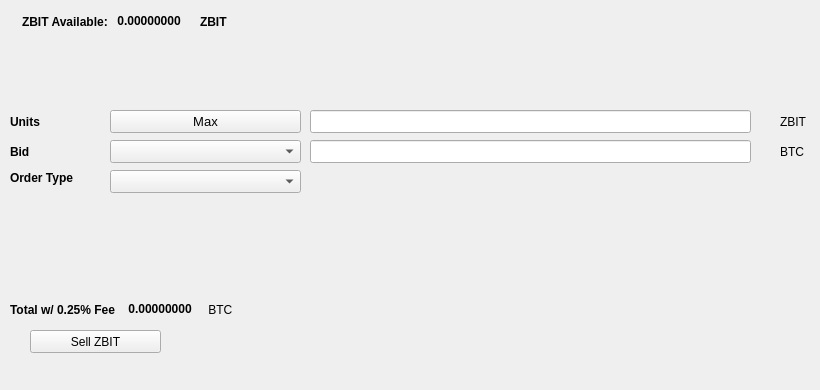
   <widget class="QWidget" name="SellTab">
    <attribute name="title">
     <string>Sell</string>
    </attribute>
    <widget class="QLabel" name="label_16">
     <property name="geometry">
      <rect>
       <x>780</x>
       <y>140</y>
       <width>31</width>
       <height>23</height>
      </rect>
     </property>
     <property name="text">
      <string>BTC</string>
     </property>
    </widget>
    <widget class="QComboBox" name="SellBidcomboBox">
     <property name="geometry">
      <rect>
       <x>110</x>
       <y>140</y>
       <width>191</width>
       <height>23</height>
      </rect>
     </property>
     <property name="font">
      <font>
       <pointsize>10</pointsize>
      </font>
     </property>
    </widget>
    <widget class="QLabel" name="label_18">
     <property name="geometry">
      <rect>
       <x>10</x>
       <y>110</y>
       <width>46</width>
       <height>23</height>
      </rect>
     </property>
     <property name="font">
      <font>
       <weight>75</weight>
       <bold>true</bold>
      </font>
     </property>
     <property name="text">
      <string>Units</string>
     </property>
    </widget>
    <widget class="QPushButton" name="Sell_Max_Amount">
     <property name="geometry">
      <rect>
       <x>110</x>
       <y>110</y>
       <width>191</width>
       <height>23</height>
      </rect>
     </property>
     <property name="font">
      <font>
       <pointsize>10</pointsize>
      </font>
     </property>
     <property name="text">
      <string>Max</string>
     </property>
    </widget>
    <widget class="QLabel" name="label_20">
     <property name="geometry">
      <rect>
       <x>10</x>
       <y>170</y>
       <width>91</width>
       <height>16</height>
      </rect>
     </property>
     <property name="font">
      <font>
       <weight>75</weight>
       <bold>true</bold>
      </font>
     </property>
     <property name="text">
      <string>Order Type</string>
     </property>
    </widget>
    <widget class="QComboBox" name="SellOrdertypeCombo">
     <property name="geometry">
      <rect>
       <x>110</x>
       <y>170</y>
       <width>191</width>
       <height>23</height>
      </rect>
     </property>
     <property name="font">
      <font>
       <pointsize>10</pointsize>
      </font>
     </property>
    </widget>
    <widget class="QLabel" name="label_21">
     <property name="geometry">
      <rect>
       <x>10</x>
       <y>140</y>
       <width>46</width>
       <height>23</height>
      </rect>
     </property>
     <property name="font">
      <font>
       <weight>75</weight>
       <bold>true</bold>
      </font>
     </property>
     <property name="text">
      <string>Bid</string>
     </property>
    </widget>
    <widget class="QLabel" name="label_22">
     <property name="geometry">
      <rect>
       <x>780</x>
       <y>110</y>
       <width>31</width>
       <height>23</height>
      </rect>
     </property>
     <property name="text">
      <string>ZBIT</string>
     </property>
    </widget>
    <widget class="QLineEdit" name="UnitsInputZBIT">
     <property name="geometry">
      <rect>
       <x>310</x>
       <y>110</y>
       <width>441</width>
       <height>23</height>
      </rect>
     </property>
     <property name="font">
      <font>
       <pointsize>9</pointsize>
       <weight>75</weight>
       <bold>true</bold>
      </font>
     </property>
    </widget>
    <widget class="QLineEdit" name="SellBidPriceEdit">
     <property name="geometry">
      <rect>
       <x>310</x>
       <y>140</y>
       <width>441</width>
       <height>23</height>
      </rect>
     </property>
     <property name="font">
      <font>
       <pointsize>9</pointsize>
       <weight>75</weight>
       <bold>true</bold>
      </font>
     </property>
    </widget>
    <widget class="QPushButton" name="SellZBITBTN">
     <property name="geometry">
      <rect>
       <x>30</x>
       <y>330</y>
       <width>131</width>
       <height>23</height>
      </rect>
     </property>
     <property name="text">
      <string>Sell ZBIT</string>
     </property>
     <property name="icon">
      <iconset resource="../zubit">
       <normaloff>:/icons/bitcoin</normaloff>:/icons/bitcoin</iconset>
     </property>
    </widget>
    <widget class="QWidget" name="layoutWidget3">
     <property name="geometry">
      <rect>
       <x>22</x>
       <y>12</y>
       <width>258</width>
       <height>19</height>
      </rect>
     </property>
     <layout class="QHBoxLayout" name="horizontalLayout">
      <item>
       <widget class="QLabel" name="label232_2">
        <property name="font">
         <font>
          <weight>75</weight>
          <bold>true</bold>
         </font>
        </property>
        <property name="text">
         <string>ZBIT Available:</string>
        </property>
       </widget>
      </item>
      <item>
       <widget class="QLabel" name="ZBITAvailableLabel">
        <property name="palette">
         <palette>
          <active>
           <colorrole role="WindowText">
            <brush brushstyle="SolidPattern">
             <color alpha="255">
              <red>0</red>
              <green>0</green>
              <blue>0</blue>
             </color>
            </brush>
           </colorrole>
           <colorrole role="Button">
            <brush brushstyle="SolidPattern">
             <color alpha="255">
              <red>0</red>
              <green>170</green>
              <blue>0</blue>
             </color>
            </brush>
           </colorrole>
           <colorrole role="Light">
            <brush brushstyle="SolidPattern">
             <color alpha="255">
              <red>0</red>
              <green>255</green>
              <blue>0</blue>
             </color>
            </brush>
           </colorrole>
           <colorrole role="Midlight">
            <brush brushstyle="SolidPattern">
             <color alpha="255">
              <red>0</red>
              <green>212</green>
              <blue>0</blue>
             </color>
            </brush>
           </colorrole>
           <colorrole role="Dark">
            <brush brushstyle="SolidPattern">
             <color alpha="255">
              <red>0</red>
              <green>85</green>
              <blue>0</blue>
             </color>
            </brush>
           </colorrole>
           <colorrole role="Mid">
            <brush brushstyle="SolidPattern">
             <color alpha="255">
              <red>0</red>
              <green>113</green>
              <blue>0</blue>
             </color>
            </brush>
           </colorrole>
           <colorrole role="Text">
            <brush brushstyle="SolidPattern">
             <color alpha="255">
              <red>0</red>
              <green>170</green>
              <blue>0</blue>
             </color>
            </brush>
           </colorrole>
           <colorrole role="BrightText">
            <brush brushstyle="SolidPattern">
             <color alpha="255">
              <red>255</red>
              <green>255</green>
              <blue>255</blue>
             </color>
            </brush>
           </colorrole>
           <colorrole role="ButtonText">
            <brush brushstyle="SolidPattern">
             <color alpha="255">
              <red>0</red>
              <green>0</green>
              <blue>0</blue>
             </color>
            </brush>
           </colorrole>
           <colorrole role="Base">
            <brush brushstyle="SolidPattern">
             <color alpha="255">
              <red>255</red>
              <green>255</green>
              <blue>255</blue>
             </color>
            </brush>
           </colorrole>
           <colorrole role="Window">
            <brush brushstyle="SolidPattern">
             <color alpha="255">
              <red>0</red>
              <green>170</green>
              <blue>0</blue>
             </color>
            </brush>
           </colorrole>
           <colorrole role="Shadow">
            <brush brushstyle="SolidPattern">
             <color alpha="255">
              <red>0</red>
              <green>0</green>
              <blue>0</blue>
             </color>
            </brush>
           </colorrole>
           <colorrole role="AlternateBase">
            <brush brushstyle="SolidPattern">
             <color alpha="255">
              <red>127</red>
              <green>212</green>
              <blue>127</blue>
             </color>
            </brush>
           </colorrole>
           <colorrole role="ToolTipBase">
            <brush brushstyle="SolidPattern">
             <color alpha="255">
              <red>255</red>
              <green>255</green>
              <blue>220</blue>
             </color>
            </brush>
           </colorrole>
           <colorrole role="ToolTipText">
            <brush brushstyle="SolidPattern">
             <color alpha="255">
              <red>0</red>
              <green>0</green>
              <blue>0</blue>
             </color>
            </brush>
           </colorrole>
          </active>
          <inactive>
           <colorrole role="WindowText">
            <brush brushstyle="SolidPattern">
             <color alpha="255">
              <red>0</red>
              <green>0</green>
              <blue>0</blue>
             </color>
            </brush>
           </colorrole>
           <colorrole role="Button">
            <brush brushstyle="SolidPattern">
             <color alpha="255">
              <red>0</red>
              <green>170</green>
              <blue>0</blue>
             </color>
            </brush>
           </colorrole>
           <colorrole role="Light">
            <brush brushstyle="SolidPattern">
             <color alpha="255">
              <red>0</red>
              <green>255</green>
              <blue>0</blue>
             </color>
            </brush>
           </colorrole>
           <colorrole role="Midlight">
            <brush brushstyle="SolidPattern">
             <color alpha="255">
              <red>0</red>
              <green>212</green>
              <blue>0</blue>
             </color>
            </brush>
           </colorrole>
           <colorrole role="Dark">
            <brush brushstyle="SolidPattern">
             <color alpha="255">
              <red>0</red>
              <green>85</green>
              <blue>0</blue>
             </color>
            </brush>
           </colorrole>
           <colorrole role="Mid">
            <brush brushstyle="SolidPattern">
             <color alpha="255">
              <red>0</red>
              <green>113</green>
              <blue>0</blue>
             </color>
            </brush>
           </colorrole>
           <colorrole role="Text">
            <brush brushstyle="SolidPattern">
             <color alpha="255">
              <red>0</red>
              <green>170</green>
              <blue>0</blue>
             </color>
            </brush>
           </colorrole>
           <colorrole role="BrightText">
            <brush brushstyle="SolidPattern">
             <color alpha="255">
              <red>255</red>
              <green>255</green>
              <blue>255</blue>
             </color>
            </brush>
           </colorrole>
           <colorrole role="ButtonText">
            <brush brushstyle="SolidPattern">
             <color alpha="255">
              <red>0</red>
              <green>0</green>
              <blue>0</blue>
             </color>
            </brush>
           </colorrole>
           <colorrole role="Base">
            <brush brushstyle="SolidPattern">
             <color alpha="255">
              <red>255</red>
              <green>255</green>
              <blue>255</blue>
             </color>
            </brush>
           </colorrole>
           <colorrole role="Window">
            <brush brushstyle="SolidPattern">
             <color alpha="255">
              <red>0</red>
              <green>170</green>
              <blue>0</blue>
             </color>
            </brush>
           </colorrole>
           <colorrole role="Shadow">
            <brush brushstyle="SolidPattern">
             <color alpha="255">
              <red>0</red>
              <green>0</green>
              <blue>0</blue>
             </color>
            </brush>
           </colorrole>
           <colorrole role="AlternateBase">
            <brush brushstyle="SolidPattern">
             <color alpha="255">
              <red>127</red>
              <green>212</green>
              <blue>127</blue>
             </color>
            </brush>
           </colorrole>
           <colorrole role="ToolTipBase">
            <brush brushstyle="SolidPattern">
             <color alpha="255">
              <red>255</red>
              <green>255</green>
              <blue>220</blue>
             </color>
            </brush>
           </colorrole>
           <colorrole role="ToolTipText">
            <brush brushstyle="SolidPattern">
             <color alpha="255">
              <red>0</red>
              <green>0</green>
              <blue>0</blue>
             </color>
            </brush>
           </colorrole>
          </inactive>
          <disabled>
           <colorrole role="WindowText">
            <brush brushstyle="SolidPattern">
             <color alpha="255">
              <red>0</red>
              <green>85</green>
              <blue>0</blue>
             </color>
            </brush>
           </colorrole>
           <colorrole role="Button">
            <brush brushstyle="SolidPattern">
             <color alpha="255">
              <red>0</red>
              <green>170</green>
              <blue>0</blue>
             </color>
            </brush>
           </colorrole>
           <colorrole role="Light">
            <brush brushstyle="SolidPattern">
             <color alpha="255">
              <red>0</red>
              <green>255</green>
              <blue>0</blue>
             </color>
            </brush>
           </colorrole>
           <colorrole role="Midlight">
            <brush brushstyle="SolidPattern">
             <color alpha="255">
              <red>0</red>
              <green>212</green>
              <blue>0</blue>
             </color>
            </brush>
           </colorrole>
           <colorrole role="Dark">
            <brush brushstyle="SolidPattern">
             <color alpha="255">
              <red>0</red>
              <green>85</green>
              <blue>0</blue>
             </color>
            </brush>
           </colorrole>
           <colorrole role="Mid">
            <brush brushstyle="SolidPattern">
             <color alpha="255">
              <red>0</red>
              <green>113</green>
              <blue>0</blue>
             </color>
            </brush>
           </colorrole>
           <colorrole role="Text">
            <brush brushstyle="SolidPattern">
             <color alpha="255">
              <red>0</red>
              <green>85</green>
              <blue>0</blue>
             </color>
            </brush>
           </colorrole>
           <colorrole role="BrightText">
            <brush brushstyle="SolidPattern">
             <color alpha="255">
              <red>255</red>
              <green>255</green>
              <blue>255</blue>
             </color>
            </brush>
           </colorrole>
           <colorrole role="ButtonText">
            <brush brushstyle="SolidPattern">
             <color alpha="255">
              <red>0</red>
              <green>85</green>
              <blue>0</blue>
             </color>
            </brush>
           </colorrole>
           <colorrole role="Base">
            <brush brushstyle="SolidPattern">
             <color alpha="255">
              <red>0</red>
              <green>170</green>
              <blue>0</blue>
             </color>
            </brush>
           </colorrole>
           <colorrole role="Window">
            <brush brushstyle="SolidPattern">
             <color alpha="255">
              <red>0</red>
              <green>170</green>
              <blue>0</blue>
             </color>
            </brush>
           </colorrole>
           <colorrole role="Shadow">
            <brush brushstyle="SolidPattern">
             <color alpha="255">
              <red>0</red>
              <green>0</green>
              <blue>0</blue>
             </color>
            </brush>
           </colorrole>
           <colorrole role="AlternateBase">
            <brush brushstyle="SolidPattern">
             <color alpha="255">
              <red>0</red>
              <green>170</green>
              <blue>0</blue>
             </color>
            </brush>
           </colorrole>
           <colorrole role="ToolTipBase">
            <brush brushstyle="SolidPattern">
             <color alpha="255">
              <red>255</red>
              <green>255</green>
              <blue>220</blue>
             </color>
            </brush>
           </colorrole>
           <colorrole role="ToolTipText">
            <brush brushstyle="SolidPattern">
             <color alpha="255">
              <red>0</red>
              <green>0</green>
              <blue>0</blue>
             </color>
            </brush>
           </colorrole>
          </disabled>
         </palette>
        </property>
        <property name="font">
         <font>
          <weight>75</weight>
          <bold>true</bold>
         </font>
        </property>
        <property name="text">
         <string> 0.00000000 </string>
        </property>
        <property name="textInteractionFlags">
         <set>Qt::LinksAccessibleByMouse|Qt::TextSelectableByKeyboard|Qt::TextSelectableByMouse</set>
        </property>
       </widget>
      </item>
      <item>
       <widget class="QLabel" name="labelZBIT">
        <property name="font">
         <font>
          <weight>75</weight>
          <bold>true</bold>
         </font>
        </property>
        <property name="text">
         <string>ZBIT</string>
        </property>
       </widget>
      </item>
     </layout>
    </widget>
    <widget class="QWidget" name="layoutWidget">
     <property name="geometry">
      <rect>
       <x>10</x>
       <y>300</y>
       <width>268</width>
       <height>19</height>
      </rect>
     </property>
     <layout class="QHBoxLayout" name="horizontalLayout_2">
      <item>
       <widget class="QLabel" name="label_19">
        <property name="font">
         <font>
          <weight>75</weight>
          <bold>true</bold>
         </font>
        </property>
        <property name="text">
         <string>Total w/ 0.25% Fee </string>
        </property>
       </widget>
      </item>
      <item>
       <widget class="QLabel" name="SellCostLabel">
        <property name="palette">
         <palette>
          <active>
           <colorrole role="WindowText">
            <brush brushstyle="SolidPattern">
             <color alpha="255">
              <red>0</red>
              <green>0</green>
              <blue>0</blue>
             </color>
            </brush>
           </colorrole>
           <colorrole role="Button">
            <brush brushstyle="SolidPattern">
             <color alpha="255">
              <red>0</red>
              <green>170</green>
              <blue>0</blue>
             </color>
            </brush>
           </colorrole>
           <colorrole role="Light">
            <brush brushstyle="SolidPattern">
             <color alpha="255">
              <red>0</red>
              <green>255</green>
              <blue>0</blue>
             </color>
            </brush>
           </colorrole>
           <colorrole role="Midlight">
            <brush brushstyle="SolidPattern">
             <color alpha="255">
              <red>0</red>
              <green>212</green>
              <blue>0</blue>
             </color>
            </brush>
           </colorrole>
           <colorrole role="Dark">
            <brush brushstyle="SolidPattern">
             <color alpha="255">
              <red>0</red>
              <green>85</green>
              <blue>0</blue>
             </color>
            </brush>
           </colorrole>
           <colorrole role="Mid">
            <brush brushstyle="SolidPattern">
             <color alpha="255">
              <red>0</red>
              <green>113</green>
              <blue>0</blue>
             </color>
            </brush>
           </colorrole>
           <colorrole role="Text">
            <brush brushstyle="SolidPattern">
             <color alpha="255">
              <red>0</red>
              <green>170</green>
              <blue>0</blue>
             </color>
            </brush>
           </colorrole>
           <colorrole role="BrightText">
            <brush brushstyle="SolidPattern">
             <color alpha="255">
              <red>255</red>
              <green>255</green>
              <blue>255</blue>
             </color>
            </brush>
           </colorrole>
           <colorrole role="ButtonText">
            <brush brushstyle="SolidPattern">
             <color alpha="255">
              <red>0</red>
              <green>0</green>
              <blue>0</blue>
             </color>
            </brush>
           </colorrole>
           <colorrole role="Base">
            <brush brushstyle="SolidPattern">
             <color alpha="255">
              <red>255</red>
              <green>255</green>
              <blue>255</blue>
             </color>
            </brush>
           </colorrole>
           <colorrole role="Window">
            <brush brushstyle="SolidPattern">
             <color alpha="255">
              <red>0</red>
              <green>170</green>
              <blue>0</blue>
             </color>
            </brush>
           </colorrole>
           <colorrole role="Shadow">
            <brush brushstyle="SolidPattern">
             <color alpha="255">
              <red>0</red>
              <green>0</green>
              <blue>0</blue>
             </color>
            </brush>
           </colorrole>
           <colorrole role="AlternateBase">
            <brush brushstyle="SolidPattern">
             <color alpha="255">
              <red>127</red>
              <green>212</green>
              <blue>127</blue>
             </color>
            </brush>
           </colorrole>
           <colorrole role="ToolTipBase">
            <brush brushstyle="SolidPattern">
             <color alpha="255">
              <red>255</red>
              <green>255</green>
              <blue>220</blue>
             </color>
            </brush>
           </colorrole>
           <colorrole role="ToolTipText">
            <brush brushstyle="SolidPattern">
             <color alpha="255">
              <red>0</red>
              <green>0</green>
              <blue>0</blue>
             </color>
            </brush>
           </colorrole>
          </active>
          <inactive>
           <colorrole role="WindowText">
            <brush brushstyle="SolidPattern">
             <color alpha="255">
              <red>0</red>
              <green>0</green>
              <blue>0</blue>
             </color>
            </brush>
           </colorrole>
           <colorrole role="Button">
            <brush brushstyle="SolidPattern">
             <color alpha="255">
              <red>0</red>
              <green>170</green>
              <blue>0</blue>
             </color>
            </brush>
           </colorrole>
           <colorrole role="Light">
            <brush brushstyle="SolidPattern">
             <color alpha="255">
              <red>0</red>
              <green>255</green>
              <blue>0</blue>
             </color>
            </brush>
           </colorrole>
           <colorrole role="Midlight">
            <brush brushstyle="SolidPattern">
             <color alpha="255">
              <red>0</red>
              <green>212</green>
              <blue>0</blue>
             </color>
            </brush>
           </colorrole>
           <colorrole role="Dark">
            <brush brushstyle="SolidPattern">
             <color alpha="255">
              <red>0</red>
              <green>85</green>
              <blue>0</blue>
             </color>
            </brush>
           </colorrole>
           <colorrole role="Mid">
            <brush brushstyle="SolidPattern">
             <color alpha="255">
              <red>0</red>
              <green>113</green>
              <blue>0</blue>
             </color>
            </brush>
           </colorrole>
           <colorrole role="Text">
            <brush brushstyle="SolidPattern">
             <color alpha="255">
              <red>0</red>
              <green>170</green>
              <blue>0</blue>
             </color>
            </brush>
           </colorrole>
           <colorrole role="BrightText">
            <brush brushstyle="SolidPattern">
             <color alpha="255">
              <red>255</red>
              <green>255</green>
              <blue>255</blue>
             </color>
            </brush>
           </colorrole>
           <colorrole role="ButtonText">
            <brush brushstyle="SolidPattern">
             <color alpha="255">
              <red>0</red>
              <green>0</green>
              <blue>0</blue>
             </color>
            </brush>
           </colorrole>
           <colorrole role="Base">
            <brush brushstyle="SolidPattern">
             <color alpha="255">
              <red>255</red>
              <green>255</green>
              <blue>255</blue>
             </color>
            </brush>
           </colorrole>
           <colorrole role="Window">
            <brush brushstyle="SolidPattern">
             <color alpha="255">
              <red>0</red>
              <green>170</green>
              <blue>0</blue>
             </color>
            </brush>
           </colorrole>
           <colorrole role="Shadow">
            <brush brushstyle="SolidPattern">
             <color alpha="255">
              <red>0</red>
              <green>0</green>
              <blue>0</blue>
             </color>
            </brush>
           </colorrole>
           <colorrole role="AlternateBase">
            <brush brushstyle="SolidPattern">
             <color alpha="255">
              <red>127</red>
              <green>212</green>
              <blue>127</blue>
             </color>
            </brush>
           </colorrole>
           <colorrole role="ToolTipBase">
            <brush brushstyle="SolidPattern">
             <color alpha="255">
              <red>255</red>
              <green>255</green>
              <blue>220</blue>
             </color>
            </brush>
           </colorrole>
           <colorrole role="ToolTipText">
            <brush brushstyle="SolidPattern">
             <color alpha="255">
              <red>0</red>
              <green>0</green>
              <blue>0</blue>
             </color>
            </brush>
           </colorrole>
          </inactive>
          <disabled>
           <colorrole role="WindowText">
            <brush brushstyle="SolidPattern">
             <color alpha="255">
              <red>0</red>
              <green>85</green>
              <blue>0</blue>
             </color>
            </brush>
           </colorrole>
           <colorrole role="Button">
            <brush brushstyle="SolidPattern">
             <color alpha="255">
              <red>0</red>
              <green>170</green>
              <blue>0</blue>
             </color>
            </brush>
           </colorrole>
           <colorrole role="Light">
            <brush brushstyle="SolidPattern">
             <color alpha="255">
              <red>0</red>
              <green>255</green>
              <blue>0</blue>
             </color>
            </brush>
           </colorrole>
           <colorrole role="Midlight">
            <brush brushstyle="SolidPattern">
             <color alpha="255">
              <red>0</red>
              <green>212</green>
              <blue>0</blue>
             </color>
            </brush>
           </colorrole>
           <colorrole role="Dark">
            <brush brushstyle="SolidPattern">
             <color alpha="255">
              <red>0</red>
              <green>85</green>
              <blue>0</blue>
             </color>
            </brush>
           </colorrole>
           <colorrole role="Mid">
            <brush brushstyle="SolidPattern">
             <color alpha="255">
              <red>0</red>
              <green>113</green>
              <blue>0</blue>
             </color>
            </brush>
           </colorrole>
           <colorrole role="Text">
            <brush brushstyle="SolidPattern">
             <color alpha="255">
              <red>0</red>
              <green>85</green>
              <blue>0</blue>
             </color>
            </brush>
           </colorrole>
           <colorrole role="BrightText">
            <brush brushstyle="SolidPattern">
             <color alpha="255">
              <red>255</red>
              <green>255</green>
              <blue>255</blue>
             </color>
            </brush>
           </colorrole>
           <colorrole role="ButtonText">
            <brush brushstyle="SolidPattern">
             <color alpha="255">
              <red>0</red>
              <green>85</green>
              <blue>0</blue>
             </color>
            </brush>
           </colorrole>
           <colorrole role="Base">
            <brush brushstyle="SolidPattern">
             <color alpha="255">
              <red>0</red>
              <green>170</green>
              <blue>0</blue>
             </color>
            </brush>
           </colorrole>
           <colorrole role="Window">
            <brush brushstyle="SolidPattern">
             <color alpha="255">
              <red>0</red>
              <green>170</green>
              <blue>0</blue>
             </color>
            </brush>
           </colorrole>
           <colorrole role="Shadow">
            <brush brushstyle="SolidPattern">
             <color alpha="255">
              <red>0</red>
              <green>0</green>
              <blue>0</blue>
             </color>
            </brush>
           </colorrole>
           <colorrole role="AlternateBase">
            <brush brushstyle="SolidPattern">
             <color alpha="255">
              <red>0</red>
              <green>170</green>
              <blue>0</blue>
             </color>
            </brush>
           </colorrole>
           <colorrole role="ToolTipBase">
            <brush brushstyle="SolidPattern">
             <color alpha="255">
              <red>255</red>
              <green>255</green>
              <blue>220</blue>
             </color>
            </brush>
           </colorrole>
           <colorrole role="ToolTipText">
            <brush brushstyle="SolidPattern">
             <color alpha="255">
              <red>0</red>
              <green>0</green>
              <blue>0</blue>
             </color>
            </brush>
           </colorrole>
          </disabled>
         </palette>
        </property>
        <property name="font">
         <font>
          <weight>75</weight>
          <bold>true</bold>
         </font>
        </property>
        <property name="autoFillBackground">
         <bool>false</bool>
        </property>
        <property name="text">
         <string> 0.00000000</string>
        </property>
        <property name="textInteractionFlags">
         <set>Qt::LinksAccessibleByMouse|Qt::TextSelectableByMouse</set>
        </property>
       </widget>
      </item>
      <item>
       <widget class="QLabel" name="label_17">
        <property name="font">
         <font>
          <weight>50</weight>
          <bold>false</bold>
         </font>
        </property>
        <property name="text">
         <string> BTC</string>
        </property>
       </widget>
      </item>
     </layout>
    </widget>
    <widget class="QLabel" name="label_23">
     <property name="geometry">
      <rect>
       <x>460</x>
       <y>300</y>
       <width>281</width>
       <height>81</height>
      </rect>
     </property>
     <property name="text">
      <string/>
     </property>
     <property name="pixmap">
      <pixmap>:/images/bittrex</pixmap>
     </property>
    </widget>
   </widget>
